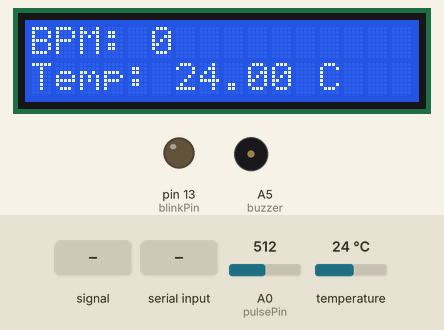
This sketch was run on a simulated Arduino Uno, built with avr-gcc and run on an emulated ATmega328P. Shown: 16×2 character LCD, output pins drawn as LEDs (lit = HIGH), buzzer (waves = sounding, pin HIGH). Dashed ring = blinking. The inputs (shaded band) are chosen by the test bench; at power-on: A0 (pulsePin) = 512, temperature 24 °C. What the sketch prints to the serial monitor is not drawn.

Above: at 1.7 s.
1.8 s: A0 (pulsePin) fed a 200 Hz sine of ±81 counts around its level
At 3.9 s:
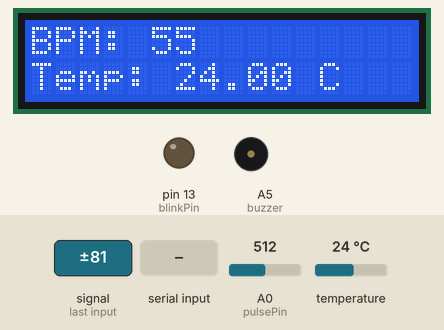
6.0 s: A0 (pulsePin) set to 306
At 7.0 s:
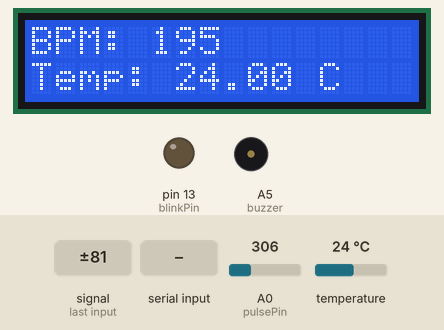
7.7 s: temperature set to 12 °C
At 8.6 s:
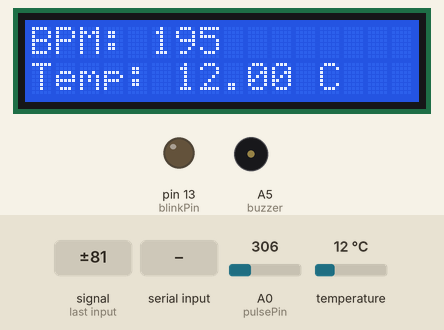
9.7 s: A0 (pulsePin) fed a 2 Hz sine of ±306 counts around its level
At 11.14 s:
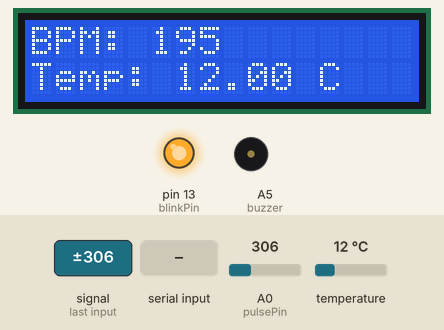
12.8 s: "1\n" received over the second serial link
At 14.12 s:
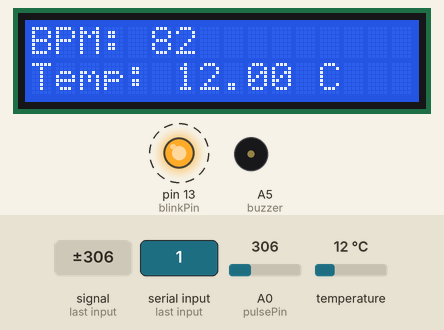
15.4 s: A0 (pulsePin) set to 323
At 16.6 s:
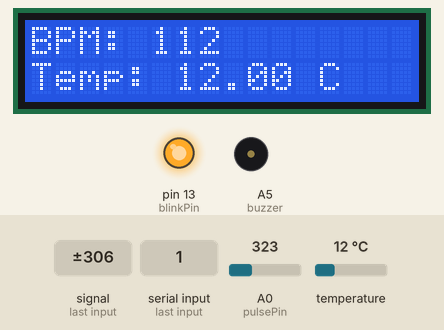
Timing chart, 0 to 19.4 s (numbered marks = the images above; inputs shaded):
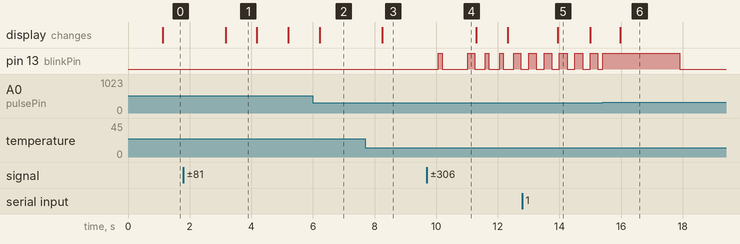

The sketch:

heartrate_18b20.ino
```cpp
//http://arduino.esp8266.com/stable/package_esp8266com_index.json
// Include the libraries we need
#include <OneWire.h>
#include <DallasTemperature.h>
#include <SoftwareSerial.h>

// Data wire is plugged into port 2 on the Arduino
#define ONE_WIRE_BUS 2
SoftwareSerial mySerial(4, 5); // RX, TX

// Setup a oneWire instance to communicate with any OneWire devices (not just Maxim/Dallas temperature ICs)
OneWire oneWire(ONE_WIRE_BUS);

// Pass our oneWire reference to Dallas Temperature.
DallasTemperature sensors(&oneWire);

// arrays to hold device address
DeviceAddress insideThermometer;


// include the library code:
#include <LiquidCrystal.h>

// initialize the library by associating any needed LCD interface pin
// with the arduino pin number it is connected to
const int rs = 12, en = 11, d4 = 10, d5 = 9, d6 = 8, d7 = 7;
LiquidCrystal lcd(rs, en, d4, d5, d6, d7);

#define buzzer A5

unsigned long last_time;

//code copied from arduino.cc
int pulsePin = A0;                 // Pulse Sensor purple wire connected to analog pin A0
int blinkPin = 13;                // pin to blink led at each beat

// Volatile Variables, used in the interrupt service routine!
volatile int BPM;                   // int that holds raw Analog in 0. updated every 2mS
volatile int Signal;                // holds the incoming raw data
volatile int IBI = 600;             // int that holds the time interval between beats! Must be seeded!
volatile boolean Pulse = false;     // "True" when User's live heartbeat is detected. "False" when not a "live beat".
volatile boolean QS = false;        // becomes true when Arduoino finds a beat.

static boolean serialVisual = true;   // Set to 'false' by Default.  Re-set to 'true' to see Arduino Serial Monitor ASCII Visual Pulse

volatile int rate[10];                      // array to hold last ten IBI values
volatile unsigned long sampleCounter = 0;          // used to determine pulse timing
volatile unsigned long lastBeatTime = 0;           // used to find IBI
volatile int P = 512;                      // used to find peak in pulse wave, seeded
volatile int T = 512;                     // used to find trough in pulse wave, seeded
volatile int thresh = 512;                // used to find instant moment of heart beat, seeded
volatile int amp = 100;                   // used to hold amplitude of pulse waveform, seeded
volatile boolean firstBeat = true;        // used to seed rate array so we startup with reasonable BPM
volatile boolean secondBeat = false;      // used to seed rate array so we startup with reasonable BPM
String ControlRequest = "";
float tempC = 0 ;
void setup()
{
  pinMode(blinkPin, OUTPUT);        // pin that will blink to your heartbeat!
  Serial.begin(115200);             // we agree to talk fast!
  mySerial.begin(115200);
  interruptSetup();                 // sets up to read Pulse Sensor signal every 2mS
  // IF YOU ARE POWERING The Pulse Sensor AT VOLTAGE LESS THAN THE BOARD VOLTAGE,
  // UN-COMMENT THE NEXT LINE AND APPLY THAT VOLTAGE TO THE A-REF PIN
  //   analogReference(EXTERNAL);
  pinMode(ONE_WIRE_BUS, INPUT_PULLUP);        // pin that will blink to your heartbeat!

  Serial.println("Dallas Temperature IC Control Library Demo");

  // locate devices on the bus
  Serial.print("Locating devices...");
  sensors.begin();
  Serial.print("Found ");
  Serial.print(sensors.getDeviceCount(), DEC);
  Serial.println(" devices.");

  // report parasite power requirements
  Serial.print("Parasite power is: ");
  if (sensors.isParasitePowerMode()) Serial.println("ON");
  else Serial.println("OFF");

  if (!sensors.getAddress(insideThermometer, 0)) Serial.println("Unable to find address for Device 0");
  // set the resolution to 9 bit (Each Dallas/Maxim device is capable of several different resolutions)
  sensors.setResolution(insideThermometer, 9);
  pinMode(buzzer, OUTPUT);
  lcd.begin(16, 2);
}

// function to print the temperature for a device
void printTemperature()
{

  // request to all devices on the bus

  if (millis() - last_time > 1000)
  {
    last_time = millis();
    sensors.requestTemperatures(); // Send the command to get temperatures
    // method 2 - faster
     tempC = sensors.getTempC(insideThermometer);
    //Serial.print("Temp C: ");
    //Serial.println(tempC);


    /////////////////// LCD DISPLAY ///////////////////////////////////
    lcd.clear();
    lcd.setCursor(0, 0);
    lcd.print("BPM: ");
    lcd.print(BPM);
    lcd.setCursor(0, 1);
    lcd.print("Temp: ");
    lcd.print(String(tempC) + " C ");
  }
     ////////////////// APP DISPLAY /////////////////////////////
    if (mySerial.available() ) {
      ControlRequest = (mySerial.readStringUntil('\r'));
      ControlRequest.trim();
       Serial.print(".");
        Serial.print(ControlRequest);
       Serial.println(".");
      delay(1);
    }
    if (ControlRequest != "")
    {
      mySerial.print(BPM);
      mySerial.println(",");
      mySerial.print(tempC);

      ControlRequest = "";

    }
}
//  Where the Magic Happens
void loop()
{
  serialOutput();

  if (QS == true) // A Heartbeat Was Found
  {
    // BPM and IBI have been Determined
    // Quantified Self "QS" true when arduino finds a heartbeat
    serialOutputWhenBeatHappens(); // A Beat Happened, Output that to serial.
    QS = false; // reset the Quantified Self flag for next time
  }

  printTemperature();
  delay(20); //  take a break
}


void interruptSetup()
{
  // Initializes Timer2 to throw an interrupt every 2mS.
  TCCR2A = 0x02;     // DISABLE PWM ON DIGITAL PINS 3 AND 11, AND GO INTO CTC MODE
  TCCR2B = 0x06;     // DON'T FORCE COMPARE, 256 PRESCALER
  OCR2A = 0X7C;      // SET THE TOP OF THE COUNT TO 124 FOR 500Hz SAMPLE RATE
  TIMSK2 = 0x02;     // ENABLE INTERRUPT ON MATCH BETWEEN TIMER2 AND OCR2A
  sei();             // MAKE SURE GLOBAL INTERRUPTS ARE ENABLED
}

void serialOutput()
{ // Decide How To Output Serial.
  if (serialVisual == true)
  {
    arduinoSerialMonitorVisual('-', Signal);   // goes to function that makes Serial Monitor Visualizer
  }
  else
  {
    sendDataToSerial('S', Signal);     // goes to sendDataToSerial function
  }
}

void serialOutputWhenBeatHappens()
{
  if (serialVisual == true) //  Code to Make the Serial Monitor Visualizer Work
  {
   // Serial.print(" Heart-Beat Found ");  //ASCII Art Madness
   // Serial.print("BPM: ");
   // Serial.println(BPM);
  }
  else
  {
    sendDataToSerial('B', BPM);  // send heart rate with a 'B' prefix
    sendDataToSerial('Q', IBI);  // send time between beats with a 'Q' prefix
  }
}

void arduinoSerialMonitorVisual(char symbol, int data )
{
  const int sensorMin = 0;      // sensor minimum, discovered through experiment
  const int sensorMax = 1024;    // sensor maximum, discovered through experiment
  int sensorReading = data; // map the sensor range to a range of 12 options:
  int range = map(sensorReading, sensorMin, sensorMax, 0, 11);
  // do something different depending on the
  // range value:
}


void sendDataToSerial(char symbol, int data )
{
  Serial.print(symbol);
  Serial.println(data);
}

ISR(TIMER2_COMPA_vect) //triggered when Timer2 counts to 124
{
  cli();                                      // disable interrupts while we do this
  Signal = analogRead(pulsePin);              // read the Pulse Sensor
  sampleCounter += 2;                         // keep track of the time in mS with this variable
  int N = sampleCounter - lastBeatTime;       // monitor the time since the last beat to avoid noise
  //  find the peak and trough of the pulse wave
  if (Signal < thresh && N > (IBI / 5) * 3) // avoid dichrotic noise by waiting 3/5 of last IBI
  {
    if (Signal < T) // T is the trough
    {
      T = Signal; // keep track of lowest point in pulse wave
    }
  }

  if (Signal > thresh && Signal > P)
  { // thresh condition helps avoid noise
    P = Signal;                             // P is the peak
  }                                        // keep track of highest point in pulse wave

  //  NOW IT'S TIME TO LOOK FOR THE HEART BEAT
  // signal surges up in value every time there is a pulse
  if (N > 250)
  { // avoid high frequency noise
    if ( (Signal > thresh) && (Pulse == false) && (N > (IBI / 5) * 3) )
    {
      Pulse = true;                               // set the Pulse flag when we think there is a pulse
      digitalWrite(blinkPin, HIGH);               // turn on pin 13 LED
      IBI = sampleCounter - lastBeatTime;         // measure time between beats in mS
      lastBeatTime = sampleCounter;               // keep track of time for next pulse

      if (secondBeat)
      { // if this is the second beat, if secondBeat == TRUE
        secondBeat = false;                  // clear secondBeat flag
        for (int i = 0; i <= 9; i++) // seed the running total to get a realisitic BPM at startup
        {
          rate[i] = IBI;
        }
      }

      if (firstBeat) // if it's the first time we found a beat, if firstBeat == TRUE
      {
        firstBeat = false;                   // clear firstBeat flag
        secondBeat = true;                   // set the second beat flag
        sei();                               // enable interrupts again
        return;                              // IBI value is unreliable so discard it
      }
      // keep a running total of the last 10 IBI values
      word runningTotal = 0;                  // clear the runningTotal variable

      for (int i = 0; i <= 8; i++)
      { // shift data in the rate array
        rate[i] = rate[i + 1];                // and drop the oldest IBI value
        runningTotal += rate[i];              // add up the 9 oldest IBI values
      }

      rate[9] = IBI;                          // add the latest IBI to the rate array
      runningTotal += rate[9];                // add the latest IBI to runningTotal
      runningTotal /= 10;                     // average the last 10 IBI values
      BPM = 60000 / runningTotal;             // how many beats can fit into a minute? that's BPM!
      QS = true;                              // set Quantified Self flag
      // QS FLAG IS NOT CLEARED INSIDE THIS ISR
    }
  }

  if (Signal < thresh && Pulse == true)
  { // when the values are going down, the beat is over
    digitalWrite(blinkPin, LOW);           // turn off pin 13 LED
    Pulse = false;                         // reset the Pulse flag so we can do it again
    amp = P - T;                           // get amplitude of the pulse wave
    thresh = amp / 2 + T;                  // set thresh at 50% of the amplitude
    P = thresh;                            // reset these for next time
    T = thresh;
  }

  if (N > 2500)
  { // if 2.5 seconds go by without a beat
    thresh = 512;                          // set thresh default
    P = 512;                               // set P default
    T = 512;                               // set T default
    lastBeatTime = sampleCounter;          // bring the lastBeatTime up to date
    firstBeat = true;                      // set these to avoid noise
    secondBeat = false;                    // when we get the heartbeat back
  }

  sei();                                   // enable interrupts when youre done!
}// end isr
```

Measured:
- the behaviour switches between 306 and 307 on A0 (pulsePin) (found by bisection; images 5 and 6)
- after the input at 1.8 s, the display: changes after 1.4 s (image 1)
- after the input at 7.7 s, the display: changes after 0.55 s (image 3)
- after the input at 9.7 s, pin 13 (blinkPin): LOW → HIGH after 0.36 s, → LOW 0.13 s later, → HIGH 0.83 s later, → LOW 0.23 s later, … (10 changes in this stretch)
- what the display in image 1 shows lasts 1.0 s, from 3.2 s to 4.2 s
- what the display in image 5 shows lasts 1.1 s, from 13.9 s to 15.0 s
